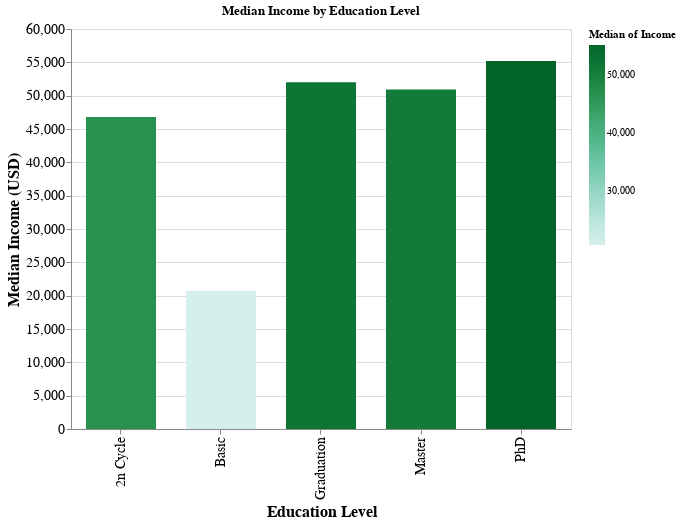

This figure's notebook cell:
### Markdown cell above
# Building Plots
### Task 1

### Code cell
barchart_task1 = alt.Chart(df).mark_bar(size=70, opacity=1).encode(
    x=alt.X("Education", title="Education Level",),
    y=alt.Y("median(Income)", title="Median Income (USD)"),
    color=alt.Color("median(Income)", scale=alt.Scale(scheme="bluegreen")),
    tooltip = ["count(Education)", "median(Income)", "mean(Income)"]
).properties(
    width=500,
    height=400,
    title="Median Income by Education Level"
).configure_axis(
    labelFontSize=14, 
    titleFontSize=16  
)

barchart_task1.show()

### Figure 1 — Vega-Lite specification as saved in the notebook (floating-point values rounded to 4 significant figures; data arrays with more than 128 entries replaced by an {"elided": "..."} marker saying what was removed)
{"config": {"view": {"continuousWidth": 300, "continuousHeight": 300}, "axis": {"labelFontSize": 14, "titleFontSize": 16}}, "data": {"name": "data-ea552ced4cfac3bf6a721ff2a22379a2"}, "mark": {"type": "bar", "opacity": 1, "size": 70}, "encoding": {"color": {"aggregate": "median", "field": "Income", "scale": {"scheme": "bluegreen"}, "type": "quantitative"}, "tooltip": [{"aggregate": "count", "field": "Education", "type": "nominal"}, {"aggregate": "median", "field": "Income", "type": "quantitative"}, {"aggregate": "mean", "field": "Income", "type": "quantitative"}], "x": {"field": "Education", "title": "Education Level", "type": "nominal"}, "y": {"aggregate": "median", "field": "Income", "title": "Median Income (USD)", "type": "quantitative"}}, "height": 400, "title": "Median Income by Education Level", "width": 500, "$schema": "https://vega.github.io/schema/vega-lite/v5.17.0.json", "datasets": {"data-ea552ced4cfac3bf6a721ff2a22379a2": {"elided": "2240 records"}}}
